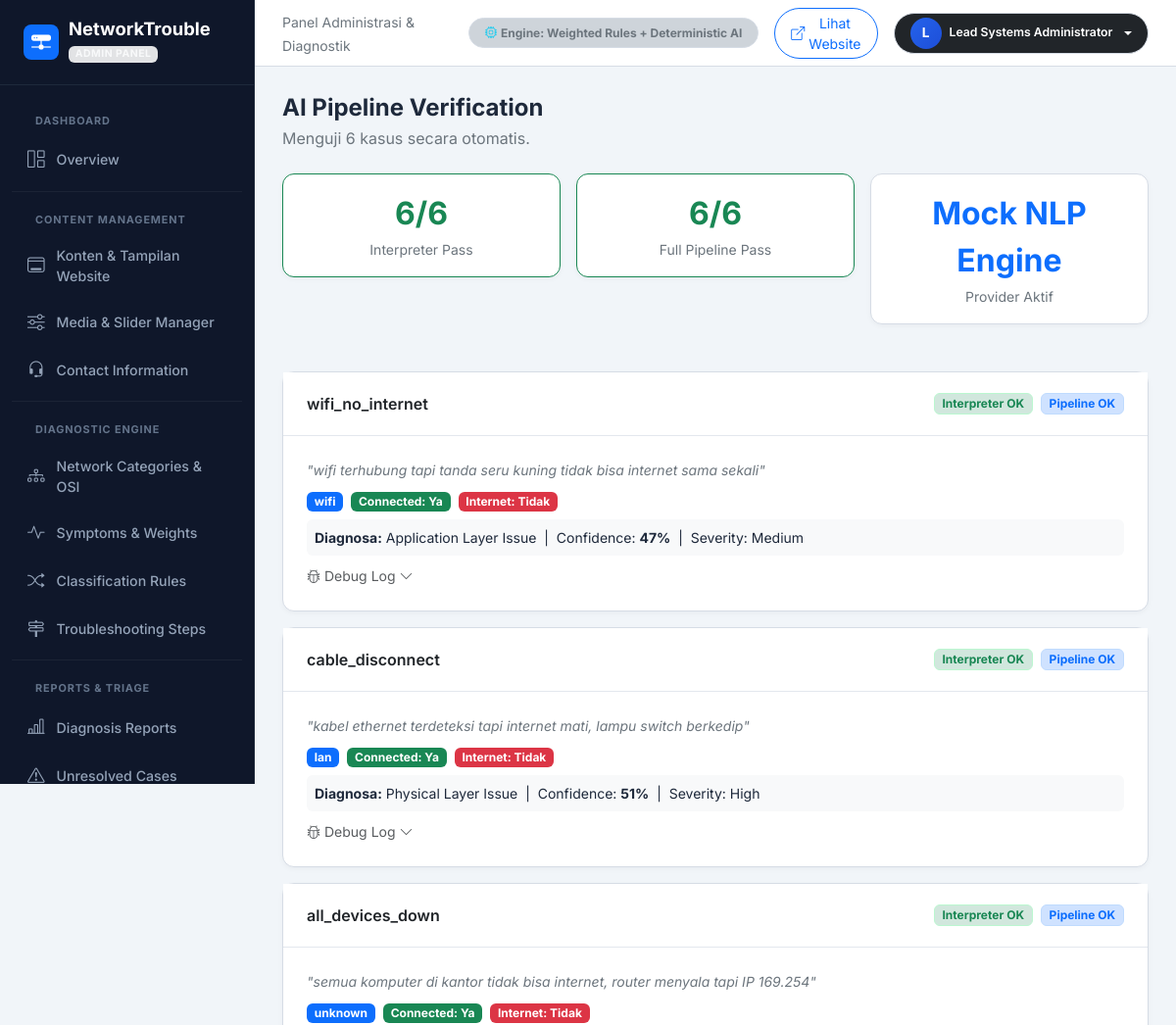
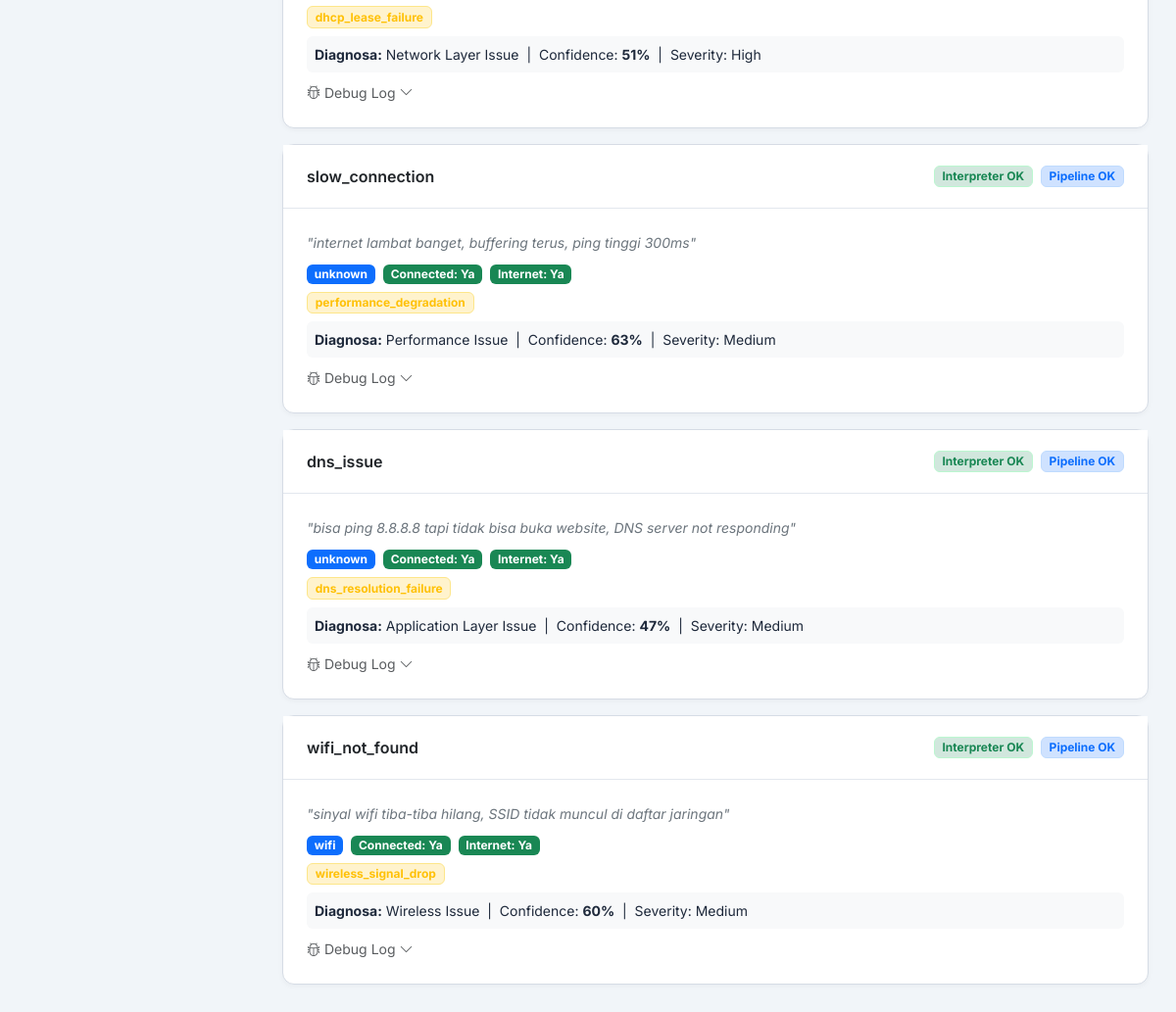
Page /admin/test_ai_pipeline.php (signed in) on the committed database (2 pictures, top to bottom).
### tables this page shows
CREATE TABLE `network_categories` (
  `id` INT UNSIGNED AUTO_INCREMENT PRIMARY KEY,
  `name` VARCHAR(100) NOT NULL,
  `slug` VARCHAR(100) NOT NULL UNIQUE,
  `description` TEXT NOT NULL,
  `osi_layer` VARCHAR(50) NOT NULL,
  `severity_default` ENUM('Low', 'Medium', 'High', 'Critical') NOT NULL DEFAULT 'Medium',
  `icon` VARCHAR(50) NOT NULL DEFAULT 'bi-hdd-network',
  `status` ENUM('active', 'inactive') NOT NULL DEFAULT 'active',
  `created_at` DATETIME NOT NULL DEFAULT CURRENT_TIMESTAMP
);

### admin/test_ai_pipeline.php (the view, shortened to what the rows shown need)
<?php
require_once __DIR__ . '/includes/admin_header.php';
require_once __DIR__ . '/../config/ai.php';
require_once __DIR__ . '/../includes/classification_engine.php';
$testCases = [
    'wifi_no_internet'     => 'wifi terhubung tapi tanda seru kuning tidak bisa internet sama sekali',
    'cable_disconnect'     => 'kabel ethernet terdeteksi tapi internet mati, lampu switch berkedip',
    'all_devices_down'     => 'semua komputer di kantor tidak bisa internet, router menyala tapi IP 169.254',
    'slow_connection'      => 'internet lambat banget, buffering terus, ping tinggi 300ms',
    'dns_issue'            => 'bisa ping 8.8.8.8 tapi tidak bisa buka website, DNS server not responding',
    'wifi_not_found'       => 'sinyal wifi tiba-tiba hilang, SSID tidak muncul di daftar jaringan',
];
$results = [];
foreach ($testCases as $id => $prompt) {
    $interpret  = AISymptomInterpreter::interpret($prompt, true);
    $diagnosis  = null;
    $pipelineOk = false;
    if ($interpret['status'] === 'success' && !empty($interpret['data'])) {
        $d = $interpret['data'];
        $input = [
            'connection_type'   => $d['connection_type'] ?? 'unknown',
            'custom_text'       => $prompt,
        ];
        if (($d['internet_access'] ?? true) === false && ($d['connected'] ?? false) === true) {
            $input['adaptive_answers']['ping_ip_ok'] = 'yes';
        }
        try {
            $diagnosis = NetworkClassificationEngine::diagnose($input);
            $pipelineOk = !empty($diagnosis['category_name']);
        } catch (Throwable $e) {
            $diagnosis = ['error' => $e->getMessage()];
        }
    }
    $results[$id] = [
        'prompt'      => $prompt,
        'interpret'   => $interpret,
        'diagnosis'   => $diagnosis,
        'pipeline_ok' => $pipelineOk
    ];
}
?>
<div class="admin-layout-wrapper">
    <div class="admin-main">
        <div class="admin-content">
            <h1 class="h4 fw-bold mb-1">AI Pipeline Verification</h1>
            <?php foreach ($results as $id => $r): ?>
            <div class="admin-card mb-3">
                <div class="admin-card-header d-flex justify-content-between align-items-center">
                    <span class="fw-semibold text-dark"><?= htmlspecialchars($id); ?></span>
                    <div class="d-flex gap-2">
                        <?php if ($r['interpret']['status'] === 'success'): ?>
                            <span class="badge bg-success-subtle text-success border border-success-subtle">Interpreter OK</span>
                        <?php else: ?>
                            <span class="badge bg-danger-subtle text-danger border border-danger-subtle">Interpreter FAIL</span>
                        <?php endif; ?>
                        <?php if ($r['pipeline_ok']): ?>
                            <span class="badge bg-primary-subtle text-primary border border-primary-subtle">Pipeline OK</span>
                        <?php else: ?>
                            <span class="badge bg-warning-subtle text-warning border border-warning-subtle">Pipeline MISS</span>
                        <?php endif; ?>
                    </div>
                </div>
                <div class="admin-card-body">
                    <p class="small text-secondary mb-2"><em>"<?= htmlspecialchars($r['prompt']); ?>"</em></p>
                    <?php if ($r['interpret']['status'] === 'success' && !empty($r['interpret']['data'])): ?>
                        <?php $d = $r['interpret']['data']; ?>
                        <div class="row g-2 mb-2">
                            <div class="col-auto"><span class="badge bg-primary"><?= htmlspecialchars($d['connection_type']); ?></span></div>
                            <div class="col-auto"><span class="badge <?= $d['connected'] ? 'bg-success' : 'bg-danger'; ?>">Connected: <?= $d['connected'] ? 'Ya' : 'Tidak'; ?></span></div>
                            <div class="col-auto"><span class="badge <?= $d['internet_access'] ? 'bg-success' : 'bg-danger'; ?>">Internet: <?= $d['internet_access'] ? 'Ya' : 'Tidak'; ?></span></div>
                        </div>
                        <?php if (!empty($d['possible_symptoms'])): ?>
                        <div class="d-flex flex-wrap gap-1 mb-2">
                            <?php foreach ($d['possible_symptoms'] as $s): ?>
                                <span class="badge bg-warning-subtle text-warning border border-warning-subtle"><?= htmlspecialchars($s); ?></span>
                            <?php endforeach; ?>
                        </div>
                        <?php endif; ?>
                    <?php elseif ($r['interpret']['status'] === 'error'): ?>
                        <div class="text-danger small"><i class="bi bi-exclamation-triangle me-1"></i><?= htmlspecialchars($r['interpret']['error_message'] ?? ''); ?></div>
                    <?php endif; ?>
                    <?php if (!empty($r['diagnosis']) && !isset($r['diagnosis']['error'])): ?>
                        <div class="mt-2 p-2 bg-light rounded-2 small">
                            <strong>Diagnosa:</strong> <?= htmlspecialchars($r['diagnosis']['category_name'] ?? '-'); ?>
                            &nbsp;|&nbsp; Confidence: <strong><?= $r['diagnosis']['confidence_score'] ?? 0; ?>%</strong>
                            &nbsp;|&nbsp; Severity: <?= htmlspecialchars($r['diagnosis']['severity'] ?? '-'); ?>
                        </div>
                    <?php elseif (isset($r['diagnosis']['error'])): ?>
                        <div class="text-warning small mt-2"><i class="bi bi-exclamation-circle me-1"></i><?= htmlspecialchars($r['diagnosis']['error']); ?></div>
                    <?php endif; ?>
                    <?php if (!empty($r['interpret']['debug_log'])): ?>
                    <div class="mt-2">
                        <a class="small text-muted text-decoration-none" data-bs-toggle="collapse" href="#dl_<?= $id; ?>" role="button" aria-expanded="false">
                            <i class="bi bi-bug me-1"></i>Debug Log <i class="bi bi-chevron-down"></i>
                        </a>
                    </div>
                    <?php endif; ?>
                </div>
            </div>
            <?php endforeach; ?>
        </div>
    </div>
</div>
<?php require_once __DIR__ . '/includes/admin_footer.php'; ?>

### rows in the picture
network_categories: name "Application Layer Issue", severity_default "Medium"
network_categories: name "Physical Layer Issue", severity_default "High"
network_categories: name "Network Layer Issue", severity_default "High"
network_categories: name "Performance Issue", severity_default "Medium"
network_categories: name "Wireless Issue", severity_default "Medium"

### other values in the picture
substr($currentAdmin['name'] ?? 'A', 0, 1) "L"
$currentAdmin['name'] "Lead Systems Administrator"
$total "6"
$passCount "6"
$diagCount "6"
$results[array_key_first($results)]['interpret']['source'] "Mock NLP Engine"
$id "wifi_no_internet"
$r['prompt'] "wifi terhubung tapi tanda seru kuning tidak bisa internet sama sekali"
$d['connection_type'] "wifi"
$r['diagnosis']['confidence_score'] "47"
$id "cable_disconnect"
$r['prompt'] "kabel ethernet terdeteksi tapi internet mati, lampu switch berkedip"
$d['connection_type'] "lan"
$r['diagnosis']['confidence_score'] "51"
$id "all_devices_down"
